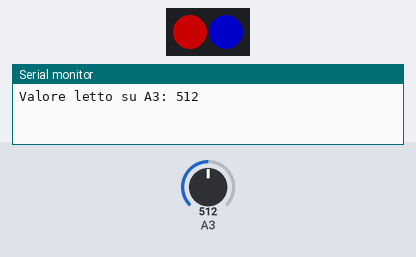
Simulated run of this sketch. Board: Arduino Uno, built with avr-gcc and run on an emulated ATmega328P. Parts: 2 RGB LEDs in strip order, left to right, the last lines printed to the serial monitor. Inputs (shaded band) come from the test bench; at power-on: A3 = 512. Dim RGB values are drawn brighter than linear.

Above: at 0.5 s.
At 3.5 s:
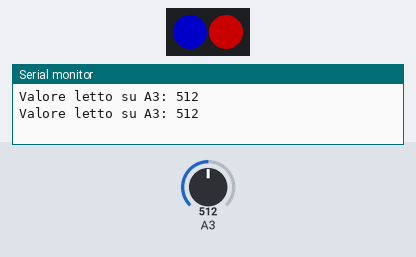
Timing chart, 0 to 4.6 s (numbered marks = the images above):
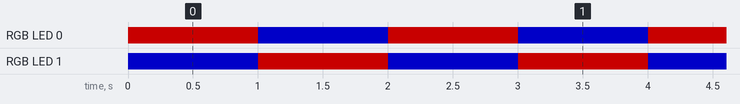

Measured:
- by itself, RGB LED 0, RGB LED 1: alternates RGB(100, 0, 0) for 1.0 s and RGB(0, 0, 100) for 1.0 s

The sketch:

prova-scheda.ino
```cpp
#include <Adafruit_NeoPixel.h>

#define NUMPIXELS 2
#define PIN 5

Adafruit_NeoPixel strip(NUMPIXELS, PIN, NEO_GRB + NEO_KHZ800);


void setup() {
  strip.begin();
  strip.setBrightness(100);
  strip.clear();
  Serial.begin(9600);
}

void loop() {
  int valoreAnalogico = analogRead(A3);
  Serial.print("Valore letto su A3: ");
  Serial.println(valoreAnalogico);
  strip.setPixelColor(0, strip.Color(255, 0, 0));
  strip.show();
  strip.setPixelColor(1, strip.Color(0, 0, 255));
  strip.show();
  delay(1000);
  strip.setPixelColor(1, strip.Color(255, 0, 0));
  strip.show();
  strip.setPixelColor(0, strip.Color(0, 0, 255));
  strip.show();
  delay(1000);
}
```
